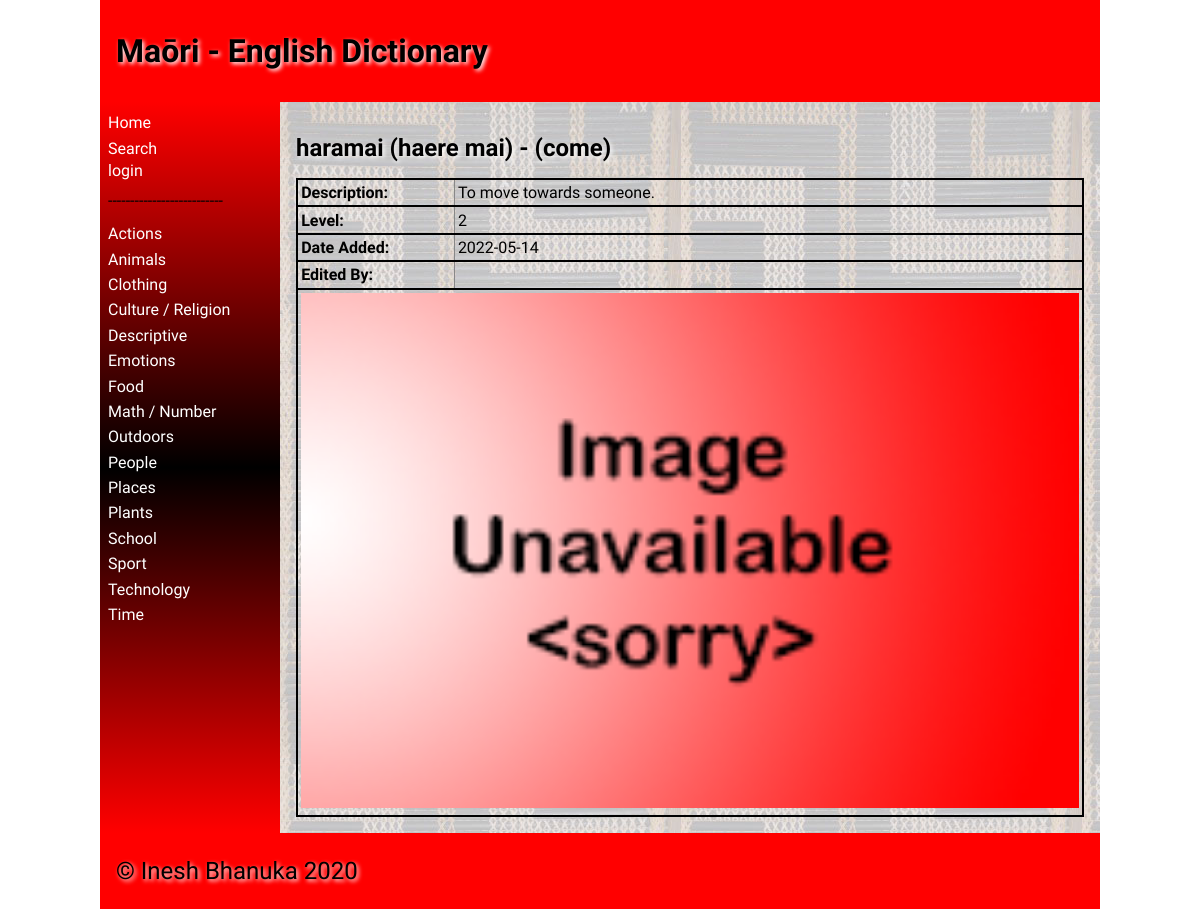
The page /word/2 on the database its author committed.
### tables this page shows
CREATE TABLE "category"
(
    id            integer
        primary key autoincrement,
    category_name varchar(30)
);

CREATE TABLE "dictionary"
(
    id          integer
        primary key autoincrement,
    maori       varchar(30),
    english     varchar(30),
    description varchar(1000),
    level       integer,
    category_id integer
        references category
            on delete cascade,
    user_id     integer
        references user_details
            on delete set null,
    date_added  datetime
);

### app.py (the view, shortened to what this page needs)
@app.route('/word/<id>', methods=["POST", "GET"])
def render_word(id):
    con = create_connection(DATABASE)
    cur = con.cursor()
    query = """SELECT d.id, d.maori, d.english, d.description, d.level, d.date_added, ifnull(u.first_name, ''), ifnull(u.last_name, '')
               FROM dictionary d
               LEFT JOIN user_details u on d.user_id = u.id
               WHERE d.id = ?"""
    cur.execute(query, (id,))
    word_details = cur.fetchall()
    checked = []
    for i in range(1, 11):
        print(i)
        if word_details[0][4] == i:
            checked.append("checked")
        else:
            checked.append("")
    print(checked)
    print(word_details)
    print(word_details[0][4])
    con.close()
    error = request.args.get('error')
    if error == None:
        error = ""
    return render_template("word.html", word_details=word_details, logged_in=is_logged_in(), error=error,
                           image_name=get_image_filename(word_details[0][2]), checked=checked,
                           category_list=render_category_list(), allow_edit=allow_edit())

### app.py (called while the page is built, shortened)
def create_connection(db_file):
    try:
        connection = sqlite3.connect(db_file)
        connection.execute('pragma foreign_keys=ON')
        return connection
    except Error as e:
        print(e)
    return None

def render_category_list():
    con = create_connection(DATABASE)
    cur = con.cursor()
    query = "SELECT * FROM category"
    cur.execute(query)
    category_list = cur.fetchall()
    con.close()
    return category_list

def get_image_filename(english_name):
    path_file = f"static\\images\\{english_name}.*"
    print(path_file)
    listing = glob.glob(path_file)
    for filename in listing:
        print(filename)
        return os.path.basename(filename)
    return "noimage.png"

def is_logged_in():
    if session.get('email') is None:
        print("not logged in")
        return False
    else:
        print("logged in")
        return True

def allow_edit():
    if not is_logged_in():
        return False

### templates/word.html (shortened to what this page needs)
{% extends "base.html" %}
    {% set id = word_details[0][0] %}
    {% set maori = word_details[0][1] %}
    {% set english = word_details[0][2] %}
    {% set description = word_details[0][3] %}
    {% set level = word_details[0][4] %}
    {% set image = image_name %}
    {% set date_added = word_details[0][5] %}
    {% set edited_by = word_details[0][6] + ' ' + word_details[0][7] %}
{% block main %}
    {% if logged_in and allow_edit %}
        <h2>{{ maori }} - ({{english}})<strong> -</strong> <a href="\delete_word\{{ id }}">Delete Word</a></h2>
    {% else %}
        <h2>{{ maori }} - ({{english}})</h2>
    {% endif %}
    <table class="word-table">
        <tbody>
            {% if maori != None %}
                <tr>
                    <td><strong>Description: </strong></td>
                    <td>{{ description }}</td>
                </tr>
                <tr>
                    <td><strong>Level: </strong></td>
                    <td>{{ level }}</td>
                </tr>
                <tr>
                    <td><strong>Date Added: </strong></td>
                    <td>{{ date_added }}</td>
                </tr>
                <tr>
                    <td><strong>Edited By: </strong></td>
                    <td>{{ edited_by }}</td>
                </tr>
                    <td colspan="2"><img src= "../static/images/{{ image }}"></td>
            {% endif %}
        </tbody>
    </table>
{% endblock %}

### templates/base.html (shortened to what this page needs)
<!doctype html>
<html lang="en">
<head>
	<link href="{{ url_for('static', filename='css/style.css') }}" rel="stylesheet">
</head>
<body>
	<div id="container">
		<header>
			<h1>{% block heading %}Maōri - English Dictionary{% endblock %}</h1>
		</header>
		<nav>
			<ul>
                <li><a href="/">Home</a></li>
				<li><a href="/search/~">Search</a></li>
				{% if logged_in %}
                    {% if allow_edit %}
					    <a href="/addcategory">Add Category</a>
                    {% endif %}
					<a href="/logout">Logout</a>
                {% else %}
                    <a href="/login">login</a>
                {% endif %}
				<li><p>--------------------------</p></li>
                {% for category in category_list %}
                    <li><a href="/category/{{ category[0] }}">{{ category[1] }}</a></li>
                {% endfor %}
			</ul>
		</nav>
		<main>
            {% block main %}{% endblock %}
        </main>
		<footer>
			<p>
				&copy; Inesh Bhanuka 2020
			</p>
		</footer>
	</div>
</body>
</html>

### static/css/style.css (style rules this page uses)
* { font-family: Comfortaa, sans-serif; margin: 0; padding: 0; box-sizing: border-box; }
#container { display: grid; grid-template-columns: 75px auto; grid-template-areas: 'nav header' 'main main' 'footer footer'; }
header { grid-area: header; background-color: #f00; padding: 1rem; }
nav { grid-area: nav; }
main { grid-area: main; padding: 1rem; background-color: #edd; }
h1, h2, h3, h4 { padding: 1rem 0; font-family: 'Suez One', serif; color: #000; text-shadow: 2px 2px 4px #fff; }
p { padding: 0.5rem 0; }
a { color: #222; }
img { width: 100%; }
table { width: 100%; border: 2px solid #666; border-collapse: collapse; }
.word-table tbody tr { border: 2px solid black; width: 100%; }
.word-table td:first-child { width: 20% }
th, td { border: 1px solid #888; padding: 0.2rem; text-align: left; }
tr td:last-child { width: 90px; }
footer { grid-area: footer; padding: 1rem; background-color: #f00; }
footer p { color: #000; text-shadow: 2px 2px 4px #fff; font-size: 1.5rem; }
@media only screen and (min-width: 768px) { #container { grid-template-columns: 180px auto; grid-template-areas: 'header header' 'nav main' 'footer footer'; } }
@media only screen and (min-width: 768px) { nav { background: linear-gradient(180deg, rgba(255,0,0,1) 0%, rgba(0, 0, 0, 1) 50%, rgba(255,0,0,1) 100%); padding: 0.5rem; } }
@media only screen and (min-width: 768px) { nav ul { list-style: none; } }
@media only screen and (min-width: 768px) { nav li { padding: 0.2rem 0; } }
@media only screen and (min-width: 768px) { nav a { color: #fff; text-decoration: none; } }
@media only screen and (min-width: 768px) { main { background-image: url('../images/poutama.jpg'); } }
@media only screen and (min-width: 1000px) { #container { width: 1000px; margin: auto; } }

### rows shown on the page
category: category_name "Actions"
category: category_name "Animals"
category: category_name "Clothing"
category: category_name "Culture / Religion"
category: category_name "Descriptive"
category: category_name "Emotions"
category: category_name "Food"
category: category_name "Math / Number"
category: category_name "Outdoors"
category: category_name "People"
category: category_name "Places"
category: category_name "Plants"
category: category_name "School"
category: category_name "Sport"
category: category_name "Technology"
category: category_name "Time"
dictionary: maori "haramai (haere mai)", english "come", description "To move towards someone.", date_added "2022-05-14"

### other values the page prints
{{ level }} "2"
